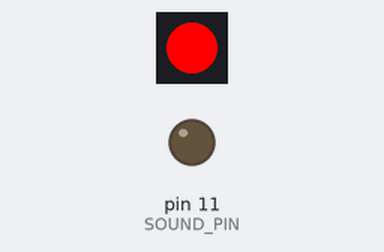
Bench run of a sketch on a simulated Arduino Uno, built with avr-gcc and run on an emulated ATmega328P. Parts: 1 RGB LEDs in strip order, left to right, output pins drawn as LEDs (lit = HIGH). Dim RGB values are drawn brighter than linear.

Above: at 0.1 s.
At 17.56 s:
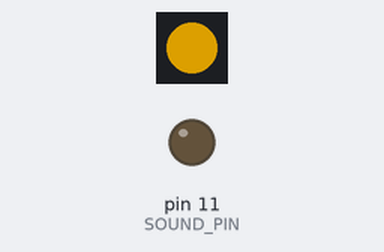
At 24.97 s:
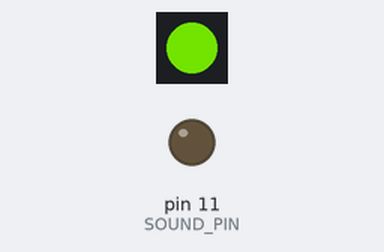
At 34.96 s:
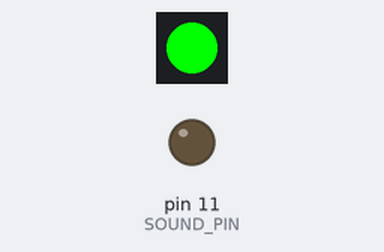
Timing chart, 0 to 36.5 s (numbered marks = the images above):
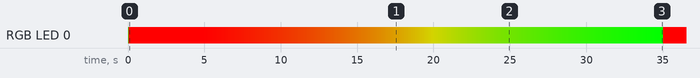

The sketch:

mini_reminder.ino
```cpp
#include "SPI.h"

/*** LIGHT SETUP ***/
#include <Adafruit_NeoPixel.h>

// Choose which 2 pins you will use for output.
#define LED_DATA_PIN  5    // Yellow wire on Adafruit Pixel
#define NUM_PIXELS 1
// Set the first variable to the NUMBER of pixels.
Adafruit_NeoPixel strip = Adafruit_NeoPixel(NUM_PIXELS, LED_DATA_PIN, NEO_GRB + NEO_KHZ800);

/*** SOUND SETUP ***/
#include "PCM.h"
#define SOUND_PIN 11 // 10 or 9 on mega, 11 or 3 on uno,
#define SAMPLE_RATE 16000 // the processor of the 3V Mini Pro is half as fast --> sample rate 16000 instead of 8000
// load sounds
//#include "tippen.h"
#include "dong.h"
//#include "tippen_small.h"

#define LIGHT_MILLIS 30000
#define SOUND_MILLIS 5000
unsigned long target_milli = 0;
bool first_run = true;

void setup() {
  initSpeaker(SOUND_PIN, SAMPLE_RATE);

  // startPlayback(dong_sound, sizeof(dong_sound));
  // Init LEDs
  strip.begin();
  strip.show();
}


void loop() {
  // get millis and play sound
  unsigned long current_millis = millis();
  long millis_since = target_milli - current_millis;
  if (millis_since < 0) {
    target_milli = current_millis + LIGHT_MILLIS + SOUND_MILLIS;
   if (!first_run){
      startPlayback(dong_sound, sizeof(dong_sound));
    }
    first_run = false;
  }

  if (!isPlaying()){
    color_change(millis_since);
  } else {
    strip.setPixelColor(0, strip.Color(0 ,255, 0));
    strip.show();
  }
}

void color_change( long millis_since) {
  int green = (255 * millis_since ) / (LIGHT_MILLIS ) ;
  if (green > 255) green = 255;
  if (green < 0) green = 0;
  strip.setPixelColor(0, strip.Color( green, 255-green, 0));
  strip.show();   // write all the pixels out
  delay (20);
}

/*
// Slightly different, this one makes the rainbow wheel equally distributed
// along the chain
void rainbowCycle(uint8_t wait) {
  int i, j;

  for (j=0; j < 256 * 5; j++) {     // 5 cycles of all 25 colors in the wheel
    for (i=0; i < strip.numPixels(); i++) {
      // tricky math! we use each pixel as a fraction of the full 96-color wheel
      // (thats the i / strip.numPixels() part)
      // Then add in j which makes the colors go around per pixel
      // the % 96 is to make the wheel cycle around
      strip.setPixelColor(i, Wheel( ((i * 256 / strip.numPixels()) + j) % 256) );
    }
    strip.show();   // write all the pixels out
    delay(wait);
  }
}


// Input a value 0 to 255 to get a color value.
// The colours are a transition r - g - b - back to r.
uint32_t Wheel(byte WheelPos) {
  WheelPos = 255 - WheelPos;
  if(WheelPos < 85) {
   return strip.Color(255 - WheelPos * 3, 0, WheelPos * 3);
  } else if(WheelPos < 170) {
    WheelPos -= 85;
   return strip.Color(0, WheelPos * 3, 255 - WheelPos * 3);
  } else {
   WheelPos -= 170;
   return strip.Color(WheelPos * 3, 255 - WheelPos * 3, 0);
  }
}

*/
```

PCM.c
```cpp
/*
 * speaker_pcm
 *
 * Plays 8-bit PCM audio on pin 11 using pulse-width modulation (PWM).
 * For Arduino with Atmega168 at 16 MHz.
 *
 * Uses two timers. The first changes the sample value 8000 times a second.
 * The second holds pin 11 high for 0-255 ticks out of a 256-tick cycle,
 * depending on sample value. The second timer repeats 62500 times per second
 * (16000000 / 256), much faster than the playback rate (8000 Hz), so
 * it almost sounds halfway decent, just really quiet on a PC speaker.
 *
 * Takes over Timer 1 (16-bit) for the 8000 Hz timer. This breaks PWM
 * (analogWrite()) for Arduino pins 9 and 10. Takes Timer 2 (8-bit)
 * for the pulse width modulation, breaking PWM for pins 11 & 3.
 *
 * References:
 *     http://www.uchobby.com/index.php/2007/11/11/arduino-sound-part-1/
 *     http://www.atmel.com/dyn/resources/prod_documents/doc2542.pdf
 *     http://www.evilmadscientist.com/article.php/avrdac
 *     http://gonium.net/md/2006/12/27/i-will-think-before-i-code/
 *     http://fly.cc.fer.hr/GDM/articles/sndmus/speaker2.html
 *     http://www.gamedev.net/reference/articles/article442.asp
 *
 * Michael Smith <michael@hurts.ca>
 */

#include <stdint.h>
#include <avr/interrupt.h>
#include <avr/io.h>
#include <avr/pgmspace.h>

#if defined(ARDUINO) && ARDUINO >= 100
#include "Arduino.h"
#else
#include "WProgram.h"
#endif

#include "PCM.h"

/*
 * The audio data needs to be unsigned, 8-bit, 8000 Hz, and small enough
 * to fit in flash. 10000-13000 samples is about the limit.
 *
 * sounddata.h should look like this:
 *     const int sounddata_length=10000;
 *     const unsigned char sounddata_data[] PROGMEM = { ..... };
 *
 * You can use wav2c from GBA CSS:
 *     http://thieumsweb.free.fr/english/gbacss.html
 * Then add "PROGMEM" in the right place. I hacked it up to dump the samples
 * as unsigned rather than signed, but it shouldn't matter.
 *
 * http://musicthing.blogspot.com/2005/05/tiny-music-makers-pt-4-mac-startup.html
 * mplayer -ao pcm macstartup.mp3
 * sox audiodump.wav -v 1.32 -c 1 -r 8000 -u -1 macstartup-8000.wav
 * sox macstartup-8000.wav macstartup-cut.wav trim 0 10000s
 * wav2c macstartup-cut.wav sounddata.h sounddata
 *
 * (starfox) nb. under sox 12.18 (distributed in CentOS 5), i needed to run
 * the following command to convert my wav file to the appropriate format:
 * sox audiodump.wav -c 1 -r 8000 -u -b macstartup-8000.wav
 */

unsigned int speakerPin = 10; // 10 on a Mega, 11 on a Uno
unsigned int sample_rate = 16000;
unsigned char const *sounddata_data=0;
int sounddata_length=0;
volatile uint16_t sample;
byte lastSample;
bool is_playing = false;

bool isPlaying(){
  return is_playing;
}

void initSpeaker(int pin, unsigned int sampleRate){
  speakerPin = pin;
  sample_rate = sampleRate;
}

// This is called at 8000 Hz to load the next sample.
ISR(TIMER1_COMPA_vect) {
  if (sample >= sounddata_length) {
    if (sample == sounddata_length + lastSample) {
      stopPlayback();
    }
    else {
      // Ramp down to zero to reduce the click at the end of playback.
      OCR2A = sounddata_length + lastSample - sample;
    }
  }
  else {
    OCR2A = pgm_read_byte(&sounddata_data[sample]);
  }

  ++sample;
}

void startPlayback(unsigned char const *data, int length)
{
  is_playing = true;
  sounddata_data = data;
  sounddata_length = length;

  pinMode(speakerPin, OUTPUT);

  // Set up Timer 2 to do pulse width modulation on the speaker
  // pin.

  // Use internal clock (datasheet p.160)
  ASSR &= ~(_BV(EXCLK) | _BV(AS2));

  // Set fast PWM mode  (p.157)
  TCCR2A |= _BV(WGM21) | _BV(WGM20);
  TCCR2B &= ~_BV(WGM22);

  // Do non-inverting PWM on pin OC2A (p.155)
  // On the Arduino this is pin 11.
  TCCR2A = (TCCR2A | _BV(COM2A1)) & ~_BV(COM2A0);
  TCCR2A &= ~(_BV(COM2B1) | _BV(COM2B0));

  // No prescaler (p.158)
  TCCR2B = (TCCR2B & ~(_BV(CS12) | _BV(CS11))) | _BV(CS10);

  // Set initial pulse width to the first sample.
  OCR2A = pgm_read_byte(&sounddata_data[0]);


  // Set up Timer 1 to send a sample every interrupt.

  cli();

  // Set CTC mode (Clear Timer on Compare Match) (p.133)
  // Have to set OCR1A *after*, otherwise it gets reset to 0!
  TCCR1B = (TCCR1B & ~_BV(WGM13)) | _BV(WGM12);
  TCCR1A = TCCR1A & ~(_BV(WGM11) | _BV(WGM10));

  // No prescaler (p.134)
  TCCR1B = (TCCR1B & ~(_BV(CS12) | _BV(CS11))) | _BV(CS10);

  // Set the compare register (OCR1A).
  // OCR1A is a 16-bit register, so we have to do this with
  // interrupts disabled to be safe.
  OCR1A = F_CPU / sample_rate;    // 16e6 / 8000 = 2000

  // Enable interrupt when TCNT1 == OCR1A (p.136)
  TIMSK1 |= _BV(OCIE1A);

  lastSample = pgm_read_byte(&sounddata_data[sounddata_length-1]);
  sample = 0;
  sei();
}

void stopPlayback()
{
  // Disable playback per-sample interrupt.
  TIMSK1 &= ~_BV(OCIE1A);

  // Disable the per-sample timer completely.
  TCCR1B &= ~_BV(CS10);

  // Disable the PWM timer.
  TCCR2B &= ~_BV(CS10);

  digitalWrite(speakerPin, LOW);

  is_playing = false;
}
```

PCM.h
```cpp
/*
 * speaker_pcm
 *
 * Plays 8-bit PCM audio on pin 11 using pulse-width modulation (PWM).
 * For Arduino with Atmega168 at 16 MHz.
 *
 * Uses two timers. The first changes the sample value 8000 times a second.
 * The second holds pin 11 high for 0-255 ticks out of a 256-tick cycle,
 * depending on sample value. The second timer repeats 62500 times per second
 * (16000000 / 256), much faster than the playback rate (8000 Hz), so
 * it almost sounds halfway decent, just really quiet on a PC speaker.
 *
 * Takes over Timer 1 (16-bit) for the 8000 Hz timer. This breaks PWM
 * (analogWrite()) for Arduino pins 9 and 10. Takes Timer 2 (8-bit)
 * for the pulse width modulation, breaking PWM for pins 11 & 3.
 *
 * References:
 *     http://www.uchobby.com/index.php/2007/11/11/arduino-sound-part-1/
 *     http://www.atmel.com/dyn/resources/prod_documents/doc2542.pdf
 *     http://www.evilmadscientist.com/article.php/avrdac
 *     http://gonium.net/md/2006/12/27/i-will-think-before-i-code/
 *     http://fly.cc.fer.hr/GDM/articles/sndmus/speaker2.html
 *     http://www.gamedev.net/reference/articles/article442.asp
 *
 * Michael Smith <michael@hurts.ca>
 */

/*
 * The audio data needs to be unsigned, 8-bit, 8000 Hz, and small enough
 * to fit in flash. 10000-13000 samples is about the limit.
 *
 * sounddata.h should look like this:
 *     const int sounddata_length=10000;
 *     const unsigned char sounddata_data[] PROGMEM = { ..... };
 *
 * You can use wav2c from GBA CSS:
 *     http://thieumsweb.free.fr/english/gbacss.html
 * Then add "PROGMEM" in the right place. I hacked it up to dump the samples
 * as unsigned rather than signed, but it shouldn't matter.
 *
 * http://musicthing.blogspot.com/2005/05/tiny-music-makers-pt-4-mac-startup.html
 * mplayer -ao pcm macstartup.mp3
 * sox audiodump.wav -v 1.32 -c 1 -r 8000 -u -1 macstartup-8000.wav
 * sox macstartup-8000.wav macstartup-cut.wav trim 0 10000s
 * wav2c macstartup-cut.wav sounddata.h sounddata
 *
 * (starfox) nb. under sox 12.18 (distributed in CentOS 5), i needed to run
 * the following command to convert my wav file to the appropriate format:
 * sox audiodump.wav -c 1 -r 8000 -u -b macstartup-8000.wav
 */

#include <avr/pgmspace.h>

#ifdef __cplusplus
extern "C" {
#endif

bool isPlaying();
void initSpeaker(int pin, unsigned int sampleRate);
void startPlayback(unsigned char const *data, int length);
void stopPlayback();

#ifdef __cplusplus
}
#endif
```

dong.h
```cpp
// (licence header left out)
const unsigned char dong_sound[] PROGMEM = {
	0xB0, 0x94, 0x50 /*, ...*/
	};
```
